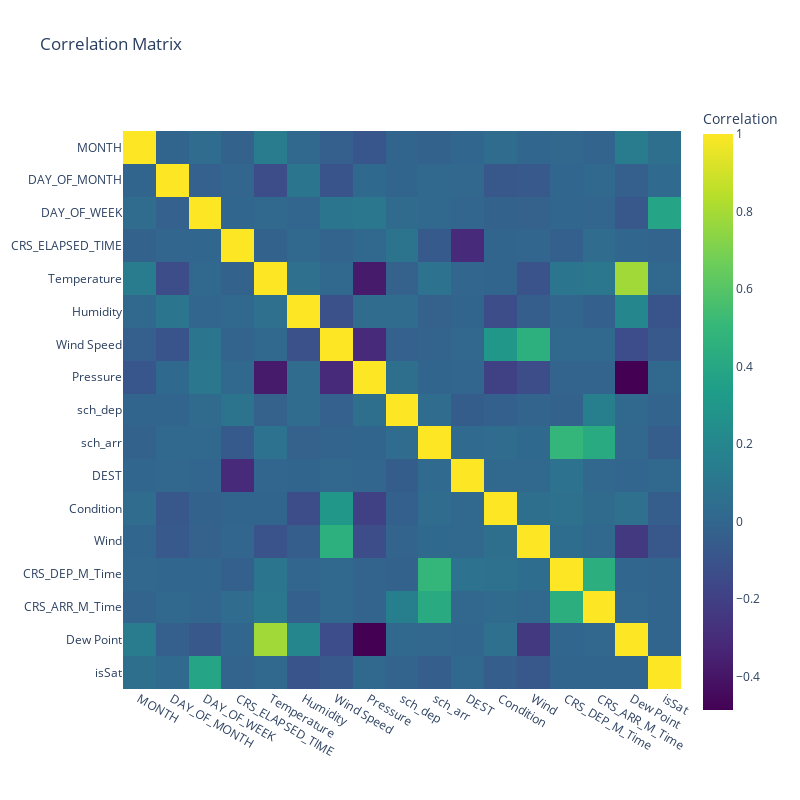

The code cell stored with this chart in its notebook:
### Code cell
df_corr= X_train
corrmat = df_corr.corr() 
fig = px.imshow(corrmat,
                labels = dict(color='Correlation'),
                x=corrmat.columns,
                y=corrmat.index,
                color_continuous_scale='Viridis',
                title='Correlation Matrix')
fig.update_layout(width=800, height=800)
fig.show()

### Figure 1 — Plotly figure (JSON) as saved in the notebook; plotly's stock layout.template omitted (floating-point values rounded to 4 significant figures; data arrays with more than 128 entries replaced by an {"elided": "..."} marker saying what was removed)
{"data": [{"coloraxis": "coloraxis", "hovertemplate": "x: %{x}<br>y: %{y}<br>Correlation: %{z}<extra></extra>", "name": "0", "type": "heatmap", "x": ["MONTH", "DAY_OF_MONTH", "DAY_OF_WEEK", "CRS_ELAPSED_TIME", "Temperature", "Humidity", "Wind Speed", "Pressure", "sch_dep", "sch_arr", "DEST", "Condition", "Wind", "CRS_DEP_M_Time", "CRS_ARR_M_Time", "Dew Point", "isSat"], "xaxis": "x", "y": ["MONTH", "DAY_OF_MONTH", "DAY_OF_WEEK", "CRS_ELAPSED_TIME", "Temperature", "Humidity", "Wind Speed", "Pressure", "sch_dep", "sch_arr", "DEST", "Condition", "Wind", "CRS_DEP_M_Time", "CRS_ARR_M_Time", "Dew Point", "isSat"], "yaxis": "y", "z": {"elided": "17x17 float values"}}], "layout": {"coloraxis": {"colorbar": {"title": {"text": "Correlation"}}, "colorscale": [[0, "#440154"], [0.1111, "#482878"], [0.2222, "#3e4989"], [0.3333, "#31688e"], [0.4444, "#26828e"], [0.5556, "#1f9e89"], [0.6667, "#35b779"], [0.7778, "#6ece58"], [0.8889, "#b5de2b"], [1, "#fde725"]]}, "height": 800, "title": {"text": "Correlation Matrix"}, "width": 800, "xaxis": {"anchor": "y", "constrain": "domain", "domain": [0, 1], "scaleanchor": "y"}, "yaxis": {"anchor": "x", "autorange": "reversed", "constrain": "domain", "domain": [0, 1]}}}
